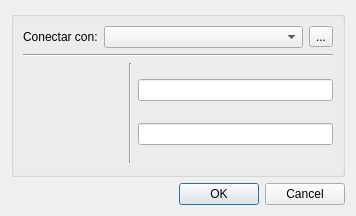
<?xml version="1.0" encoding="UTF-8"?>
<ui version="4.0">
 <class>LogDialog</class>
 <widget class="QDialog" name="LogDialog">
  <property name="geometry">
   <rect>
    <x>0</x>
    <y>0</y>
    <width>356</width>
    <height>216</height>
   </rect>
  </property>
  <property name="windowTitle">
   <string>MyAcolito - Acceso al servidor</string>
  </property>
  <property name="windowIcon">
   <iconset resource="myResources.qrc">
    <normaloff>:/iconos/LogDialog/servidor</normaloff>:/iconos/LogDialog/servidor</iconset>
  </property>
  <layout class="QVBoxLayout" name="verticalLayout_3">
   <item>
    <widget class="QGroupBox" name="groupBox">
     <property name="title">
      <string/>
     </property>
     <layout class="QVBoxLayout" name="verticalLayout_2">
      <item>
       <layout class="QHBoxLayout" name="horizontalLayout_2">
        <item>
         <widget class="QLabel" name="label_2">
          <property name="text">
           <string>Conectar con:</string>
          </property>
         </widget>
        </item>
        <item>
         <widget class="QComboBox" name="comboBox">
          <property name="sizePolicy">
           <sizepolicy hsizetype="Expanding" vsizetype="Fixed">
            <horstretch>0</horstretch>
            <verstretch>0</verstretch>
           </sizepolicy>
          </property>
         </widget>
        </item>
        <item>
         <widget class="QToolButton" name="toolButton">
          <property name="text">
           <string>...</string>
          </property>
          <property name="icon">
           <iconset resource="myResources.qrc">
            <normaloff>:/iconos/LogDialog/add</normaloff>:/iconos/LogDialog/add</iconset>
          </property>
          <property name="iconSize">
           <size>
            <width>20</width>
            <height>20</height>
           </size>
          </property>
         </widget>
        </item>
       </layout>
      </item>
      <item>
       <widget class="Line" name="line_2">
        <property name="orientation">
         <enum>Qt::Horizontal</enum>
        </property>
       </widget>
      </item>
      <item>
       <layout class="QHBoxLayout" name="horizontalLayout">
        <item>
         <widget class="QLabel" name="label">
          <property name="sizePolicy">
           <sizepolicy hsizetype="Fixed" vsizetype="Fixed">
            <horstretch>0</horstretch>
            <verstretch>0</verstretch>
           </sizepolicy>
          </property>
          <property name="minimumSize">
           <size>
            <width>100</width>
            <height>100</height>
           </size>
          </property>
          <property name="maximumSize">
           <size>
            <width>100</width>
            <height>100</height>
           </size>
          </property>
          <property name="text">
           <string/>
          </property>
          <property name="pixmap">
           <pixmap resource="myResources.qrc">:/iconos/LogDialog/usuario</pixmap>
          </property>
          <property name="scaledContents">
           <bool>true</bool>
          </property>
         </widget>
        </item>
        <item>
         <widget class="Line" name="line">
          <property name="orientation">
           <enum>Qt::Vertical</enum>
          </property>
         </widget>
        </item>
        <item>
         <layout class="QVBoxLayout" name="verticalLayout">
          <item>
           <widget class="CustomLineEdit" name="userLine"/>
          </item>
          <item>
           <widget class="CustomLineEdit" name="passwordLine">
            <property name="echoMode">
             <enum>QLineEdit::Password</enum>
            </property>
           </widget>
          </item>
         </layout>
        </item>
       </layout>
      </item>
     </layout>
    </widget>
   </item>
   <item>
    <widget class="QDialogButtonBox" name="buttonBox">
     <property name="orientation">
      <enum>Qt::Horizontal</enum>
     </property>
     <property name="standardButtons">
      <set>QDialogButtonBox::Cancel|QDialogButtonBox::Ok</set>
     </property>
    </widget>
   </item>
  </layout>
 </widget>
 <customwidgets>
  <customwidget>
   <class>CustomLineEdit</class>
   <extends>QLineEdit</extends>
   <header>../Componentes/customlineedit.h</header>
  </customwidget>
 </customwidgets>
 <resources>
  <include location="myResources.qrc"/>
 </resources>
 <connections>
  <connection>
   <sender>buttonBox</sender>
   <signal>accepted()</signal>
   <receiver>LogDialog</receiver>
   <slot>accept()</slot>
   <hints>
    <hint type="sourcelabel">
     <x>248</x>
     <y>254</y>
    </hint>
    <hint type="destinationlabel">
     <x>157</x>
     <y>274</y>
    </hint>
   </hints>
  </connection>
  <connection>
   <sender>buttonBox</sender>
   <signal>rejected()</signal>
   <receiver>LogDialog</receiver>
   <slot>reject()</slot>
   <hints>
    <hint type="sourcelabel">
     <x>316</x>
     <y>260</y>
    </hint>
    <hint type="destinationlabel">
     <x>286</x>
     <y>274</y>
    </hint>
   </hints>
  </connection>
 </connections>
</ui>
